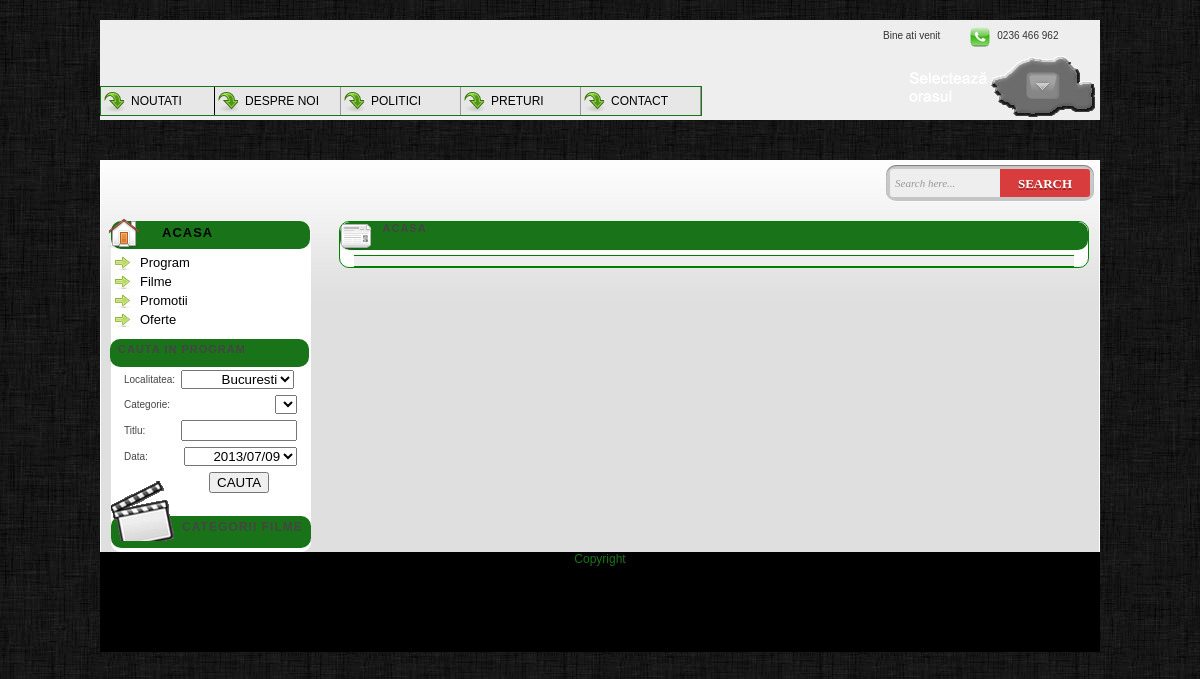
Before: /index.php?idCinema=100 with the older database file.
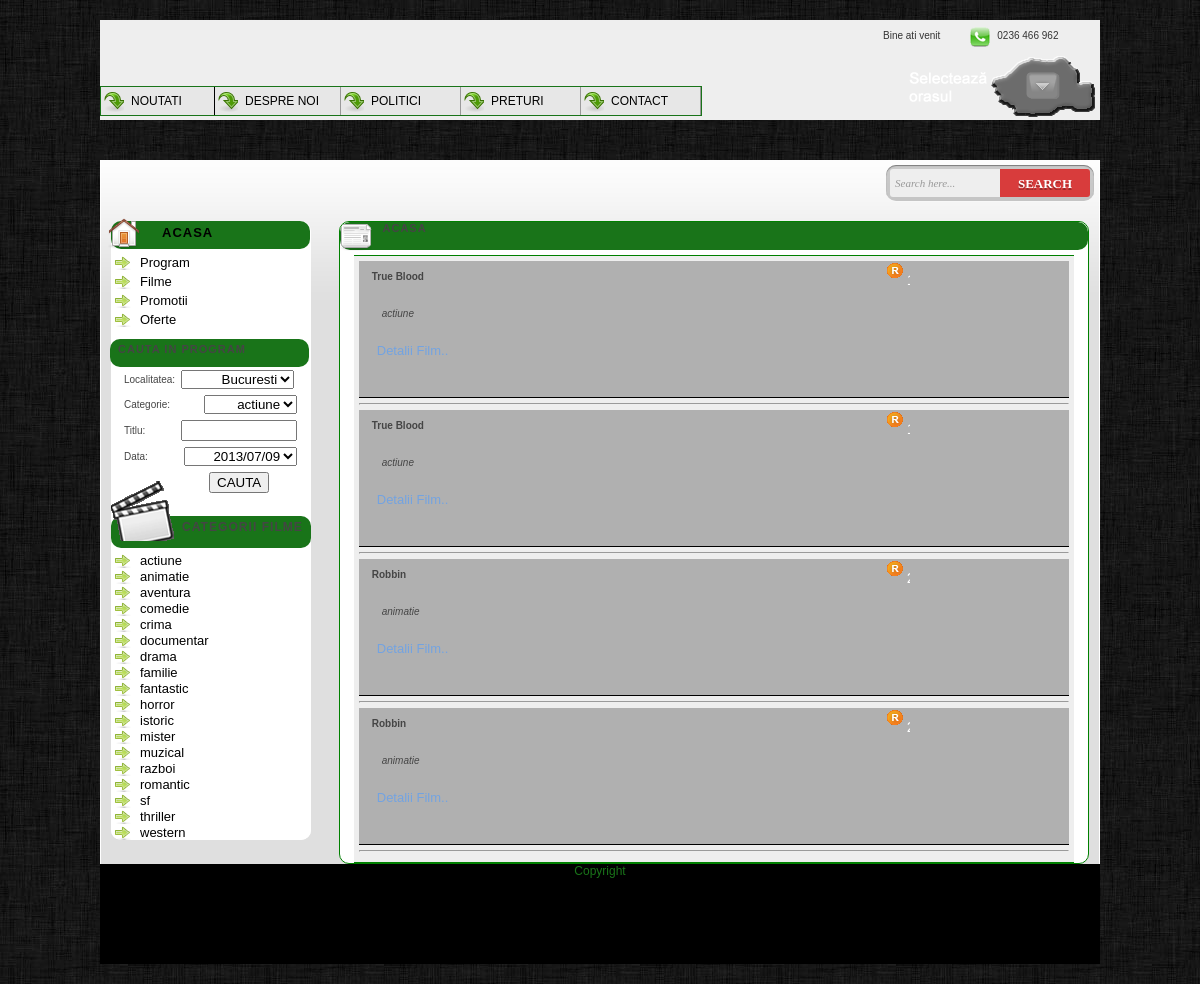
After: the same page with the newer database file.
### tables this page shows
CREATE TABLE `gen_film` (
  `id` int(11) NOT NULL AUTO_INCREMENT,
  `nume_gen` varchar(15) NOT NULL,
  PRIMARY KEY (`id`),
  UNIQUE KEY `nume_gen` (`nume_gen`)
);

CREATE TABLE `program` (
  `idProgram` int(11) NOT NULL AUTO_INCREMENT,
  `idFilm` int(11) NOT NULL,
  `idCinema` int(11) NOT NULL,
  `data` date DEFAULT NULL,
  `ora` varchar(20) DEFAULT NULL,
  `idSala` int(11) NOT NULL,
  PRIMARY KEY (`idProgram`),
  KEY `idFilm` (`idFilm`),
  KEY `idCinema` (`idCinema`),
  KEY `program_ibfk_3` (`idSala`),
  CONSTRAINT `program_ibfk_1` FOREIGN KEY (`idFilm`) REFERENCES `filme` (`idFilm`) ON DELETE CASCADE ON UPDATE CASCADE,
  CONSTRAINT `program_ibfk_2` FOREIGN KEY (`idCinema`) REFERENCES `cinema` (`idCinema`) ON DELETE CASCADE ON UPDATE CASCADE,
  CONSTRAINT `program_ibfk_3` FOREIGN KEY (`idSala`) REFERENCES `sali` (`idSala`) ON DELETE CASCADE ON UPDATE CASCADE
);

CREATE TABLE `filme` (
  `idFilm` int(11) NOT NULL AUTO_INCREMENT,
  `titlu` varchar(40) NOT NULL,
  `an` int(11) NOT NULL,
  `timp_desf` int(11) NOT NULL,
  `descriere` text NOT NULL,
  `regia` varchar(30) DEFAULT NULL,
  `imagine` varchar(50) DEFAULT NULL,
  `roluri_principale` varchar(100) DEFAULT NULL,
  `idGen` int(11) DEFAULT NULL,
  PRIMARY KEY (`idFilm`),
  KEY `idGen` (`idGen`),
  CONSTRAINT `gen_film_ibfk_1` FOREIGN KEY (`idGen`) REFERENCES `gen_film` (`id`) ON DELETE CASCADE ON UPDATE CASCADE
);

### index.php (the view, shortened to what this page needs)
<?php
$query_cinema = "SELECT idCinema, nume FROM cinema ORDER BY nume";
$result_cinema = mysql_query($query_cinema);
$query_gen="select id, nume_gen from gen_film order by nume_gen";
$result_gen = mysql_query($query_gen);
$result_gen_1 = mysql_query($query_gen);
function film_program_cinema(){
    $idCinema=$_GET['idCinema'];
    $query = "
            SELECT
                p.idProgram, f.titlu, f.idFilm, f.idGen, p.ora, g.nume_gen
            FROM
                program p, filme f, cinema c, gen_film g
            WHERE
                p.idFilm = f.idFilm
                AND p.idCinema = c.idCinema
                AND f.idGen = g.id
                AND c.idCinema='$idCinema'
            ";
    $result = mysql_query($query);
    while ($row = mysql_fetch_array($result)) {
        echo "<div class='det_prog'>
                <div class='leadin'>
                    <div class='info' style=;width:314px;'>
                        <p><b>${row['titlu']}</b></p> <br/>
                        <p><em> ${row['nume_gen']}</em></p><br/>
                        <p><a href='?film=${row['titlu']}'>Detalii Film..</a></p>
                    </div>
                <div class='rez_info' style='width:190px;'>
                    <table>
                        <tr>
                            <td style='padding:0;margin:0;'>
                                <a style='text-decoration: none;' class='btn_r' href='ReservationPage.php?idProgram=${row['idProgram']}'  style='cursor:pointer; margin-top:5px;'>
                                <p style='color:white; margin-left: 20px;'>${row['ora']}</p></a>
                            </td>
                        </tr>
                    </table>
                </div>
                </div>
            </div><hr/> ";
    }
}
?>
<!DOCTYPE html>
<html xmlns="http://www.w3.org/1999/xhtml">
<head>
    <link href="main.css" rel="stylesheet" type="text/css"/>
    <link href="program.css" rel="stylesheet" type="text/css"/>
    <link href="romania_map.css" rel="stylesheet" type="text/css"/>
</head>
<body id="feature">
<div id="header">
    <div id="contact" class="copyright">
        <p>Bine ati venit
        <p>
            <span class="icon_hold">
                <img id="images" src="images/Phone-Icon-cinema.png">
            </span>
        <h4>0236 466 962</h4>
    </div>
    <div id="nav" class="copyright">
        <ul id="mainNav">
            <li><a id="noutati" style="cursor:pointer;">Noutati</a></li>
            <li><a id="despre_noi" style="cursor:pointer;">Despre Noi</a></li>
            <li><a id="politici" style="cursor:pointer;" >Politici</a></li>
            <li><a id="preturi" style="cursor:pointer;">Preturi</a></li>
            <li><a id="detalii_contact" style="cursor:pointer;">Contact</a></li>
        </ul>
    </div>
    <a class="selectmap" id="map" style="background: none;margin-top:10px; float:right; margin-right:5px;">
        <img alt="" src="images/harta.png">
    </a>
</div>
<div id="slideShow">
</div>
<div id="mainContent">
    <form class="form-wrapper cf">
        <input type="text" placeholder="Search here..." required>
        <button type="submit">Search</button>
    </form>
    <div id="secondNav" class="copyright">
            <span class="icon_hold">
                <img id="images" src="images/home_32.png">
            </span>
        <h3><a href="index.php"><strong>Acasa</strong></a></h3>
        <ul>
            <li><a id="program" class="homeLinks" style="cursor:pointer;">Program</a></li>
            <li><a id="filme" class="homeLinks" style="cursor:pointer;">Filme</a></li>
            <li><a id="promotii" class="homeLinks" style="cursor:pointer;">Promotii</a></li>
            <li><a id="oferte" class="homeLinks" style="cursor:pointer;">Oferte</a></li>
        </ul>
        <div id="searchBody">
            <h3 style="margin-left:-11px;"><strong>Cauta in program</strong></h3>
            <table id="search_table" width="100%" cellspacing="3" cellpadding="3" border="0" style="margin:0 auto">
                <tbody>
                <tr>
                    <td style="text-align:left;">Localitatea:</td>
                    <td style="text-align:left;">
                        <select style="text-align: right; width: 113px;" name="loc" id="cinema">
                            <?php while ($row = mysql_fetch_array($result_cinema)) : ?>
                                <option class="textbox" value="<?= $row['idCinema'] ?>"><?= $row['nume'] ?></option>
                            <?php endwhile; ?>
                        </select>
                    </td>
                </tr>
                <tr>
                    <td style="text-align:left;">Categorie:</td>
                    <td>
                        <select name="gen" id="gen" style=" text-align: right;"><?php
                            while($row=mysql_fetch_array($result_gen_1)) {
                                ?>
                                <option value="<?= $row['id'] ?>"><?= $row['nume_gen']?></option>
                            <?php  }?>
                        </select>
                    </td>
                </tr>
                <tr>
                    <td style="text-align:left;">Titlu:</td>
                    <td style="text-align:left;">
                        <input style=" width: 108px;" type="text" value="" style="width:90px" name="titlu" id="titlu"
                               size="11">
                    </td>
                </tr>
                <tr>
                    <td style="text-align:left;">Data:</td>
                    <td>
                        <select style="text-align: right; width: 113px;" name="data" id="data" ">
                        <?php for ($i = 0; $i < 7; $i++) :
                            $today = mktime(0, 0, 0, date("m"), date("d") + $i, date("Y"));
                            $today_show = date("Y/m/d", $today); ?>
                            <option value="<?= $today_show ?>"> <?= $today_show ?></option>
                        <?php endfor; ?>
                        </select>
                    </td>
                </tr>
                <tr>
                    <td style="text-align:left;"></td>
                    <td style="text-align:center;">
                        <input style="cursor:pointer;" class="submit" type="submit" value="CAUTA" id="btn_cauta">
                    </td>
                </tr>
                </tbody>
            </table>
        </div>
        <div id="thirdNav">
            <span class="icon_hold">
            <img class="images" src="images/ico_promo.gif">
            </span>
            <h3><strong>Categorii Filme</strong></h3>
            <ul id="film_list">
                <?php while ($row = mysql_fetch_array($result_gen)) : ?>
                <li><a  id="<?= $row['id']?>" class="filmsLink" style="cursor:pointer;"><?= $row['nume_gen'] ?></a></li>
                <?php endwhile; ?>
            </ul>
        </div>
    </div>
    <div id="news" class="copyright">
        <span class="icon_hold">
                <img id="image" src="images/newspaper.png">
            </span>
        <h3><strong>Acasa</strong></h3>
        <div class="newsList">
            <?php if(isset($_GET['film'])) {
                details_film();
            }else
                film_program_cinema();
            ?>
        </div>
    </div>
</div>
<div id="footer" class="copyright">
    <h3>Copyright</h3>
</div>
</body>
</html>

### program.css (style rules this page uses)
.det_prog:after { clear: both; content: "."; display: block; height: 0; visibility: hidden; }
.det_prog { width: 100%; display: block; background: none repeat scroll 0 0 #B0B0B0 ; border-bottom: 1px solid #000000; margin: 0; padding: 0 0 24px; text-align: left; display: inline-table; }
.leadin:after { clear: both; content: "."; display: block; height: auto; visibility: hidden; }
.leadin { display: block; text-align: left; width: 100%; }
.leadin .info:after { clear: both; content: "."; display: block; height: 0; visibility: hidden; }
.leadin .info { display: block; display: inline-table; float: left; }
.leadin .rez_info { float: right; margin: 0; padding: 0; text-align: left; }
.leadin .info a { color: #73A3E1; font-size: 1.3em; outline: medium none; text-decoration: none; }
.det_prog .leadin .info a { color: #73A3E1; text-decoration: none; }
.btn_r { background: url("images/btn_r.gif") repeat scroll 0 0 transparent; display: block; float: left; height: 19px; outline: medium none; width: 22px; }
.det_prog .leadin p { margin-top: 5px; margin-left: 10px; }
.det_prog .leadin em { margin-left: 10px; }

### romania_map.css (style rules this page uses)
a { outline: none }

Changed rows visible on the page:
added gen_film: nume_gen "actiune"
added gen_film: nume_gen "animatie"
added gen_film: nume_gen "aventura"
added gen_film: nume_gen "comedie"
added gen_film: nume_gen "crima"
added gen_film: nume_gen "documentar"
added gen_film: nume_gen "drama"
added gen_film: nume_gen "familie"
added gen_film: nume_gen "fantastic"
added gen_film: nume_gen "horror"
added gen_film: nume_gen "istoric"
added gen_film: nume_gen "mister"
added gen_film: nume_gen "muzical"
added gen_film: nume_gen "razboi"
added gen_film: nume_gen "romantic"
added gen_film: nume_gen "sf"
added gen_film: nume_gen "thriller"
added gen_film: nume_gen "western"
now on this page (row edited): program: titlu "True Blood", gen_film.nume_gen "actiune"
now on this page (row edited): program: titlu "True Blood", gen_film.nume_gen "actiune"
now on this page (row edited): program: titlu "Robbin", gen_film.nume_gen "animatie"
now on this page (row edited): program: titlu "Robbin", gen_film.nume_gen "animatie"
Other visible differences:
form field gen: (not shown) → "actiune"
